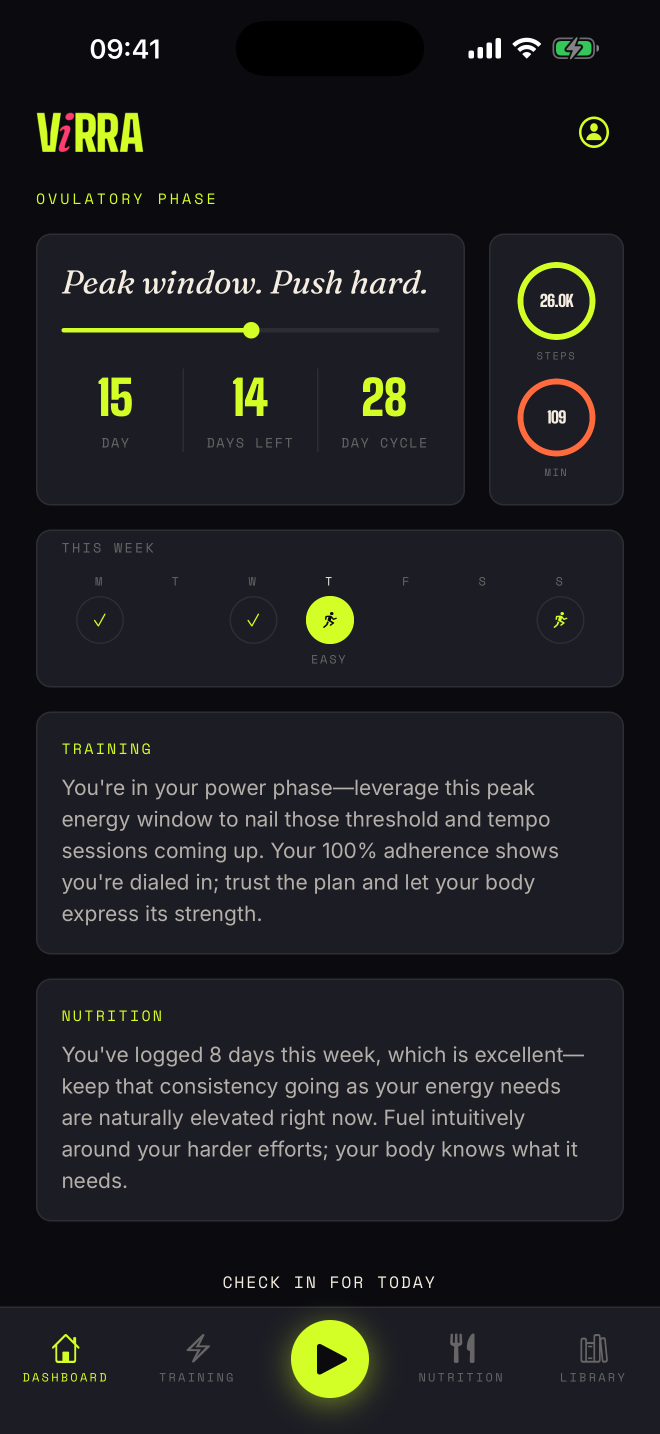
#> input picture docs/app-store/screenshots/6.9/dashboard.png, 1320 x 2868 px (shown at 1/2 size)
$ python -i frame_screenshots.py   (imports and definitions only)
#> lines starting #> are read from the running program, lines starting #| are printed output that depends on the picture
#!/usr/bin/env python3
"""
frame_screenshots.py  —  Screenshot the Simulator for App Store Connect or marketing

── App Store Connect (raw native-resolution PNG, ready to upload) ────────────
  ASC's upload UI gates strictly on pixel dimensions per slot. Capture one set
  per slot that ASC asks you to populate. The --tier flag validates the booted
  simulator matches the target tier and organises output into per-tier folders.

  6.9" tier  (iPhone 16 Pro Max, 1320×2868):
    Boot iPhone 16 Pro Max, then:
    python3 tools/frame_screenshots.py --asc --tier 6.9 --screens \\
        onboarding,dashboard,training,nutrition,cycle,insights,paywall

  6.7" tier  (iPhone 15 Pro Max or 16 Plus, 1290×2796):
    Shut down 6.9" sim, boot iPhone 15 Pro Max, then re-run with --tier 6.7

  6.5" tier  (iPhone 11 Pro Max, 1242×2688):
    Shut down previous sim, boot iPhone 11 Pro Max, then re-run with --tier 6.5

  Single screen instead of a sequence:
    python3 tools/frame_screenshots.py --capture dashboard --asc --tier 6.9

  Outputs land in docs/app-store/screenshots/{tier}/01-{name}.png so the
  tiers stay separate and the upload order to ASC is deterministic. ASC
  mode skips the frame, device chrome, and WebP — Apple wants raw PNGs.

── Marketing: capture the Simulator window as-is (chrome included) ──────────
  Navigate the Simulator to a screen, then:

    python3 tools/frame_screenshots.py --capture checklist --window --out-dir images/ --webp

  Uses macOS screencapture to grab the Simulator window including its rendered
  device chrome (Dynamic Island, buttons, bezel). No frame PNG needed.

── Marketing: composite into a downloaded frame PNG ─────────────────────────
  Download a device frame PNG with a TRANSPARENT screen cutout from mockuphone.com
  and save as  tools/frame-dark.png  /  tools/frame-light.png, then:

    python3 tools/frame_screenshots.py --capture checklist --out-dir images/ --webp

── Single-file / batch modes ─────────────────────────────────────────────────
  Single file:
    python3 tools/frame_screenshots.py raw.png --style dark --window --out images/screen-foo.png --webp

  Batch:
    python3 tools/frame_screenshots.py --batch raw/ --out-dir images/ --style dark --webp

Output naming (non-ASC modes):
    dark   →  images/screen-{name}.png
    light  →  images/screen-{name}-light.png

Variant flags:
    --dark-only / --light-only   skip the other appearance (default captures both)
    --asc                        ASC-spec PNG; forces dark-only unless --light-only or both passed
    --webp                       also write .webp + 600w variants (ignored in --asc mode)

Requirements:
    pip3 install Pillow
    Xcode command-line tools  (xcrun, used in --capture mode)
"""

import sys
import argparse
import subprocess
import tempfile
import time
from pathlib import Path
from typing import Optional

try:
    from PIL import Image
except ImportError:
    sys.exit("Pillow not found. Install with:  pip3 install Pillow")

SCRIPT_DIR = Path(__file__).parent


# ── Frame helpers ─────────────────────────────────────────────────────────────

def find_screen_bbox(frame: Image.Image):
    """
    Return (left, top, right, bottom) of the transparent screen cutout in the frame.
    Raises ValueError if no transparent region is found.
    """
    if frame.mode != 'RGBA':
        frame = frame.convert('RGBA')
    _, _, _, alpha = frame.split()
    # Transparent pixels (alpha < 30) mark the screen area
    mask = alpha.point(lambda v: 255 if v < 30 else 0)
    bbox = mask.getbbox()
    if not bbox:
        raise ValueError(
            "No transparent screen area found in frame PNG.\n"
            "Make sure you downloaded a frame with a transparent screen cutout."
        )
    return bbox


# [60 lines left out: functions composite, resolve_frame, to_webp, not called in this run]


# ── Simulator helpers ─────────────────────────────────────────────────────────

# Apple-accepted screenshot sizes for App Store Connect, portrait orientation.
# Note: Apple's published policy says 6.7"/6.9" alone is sufficient and ASC will
# auto-scale for smaller tiers, but in practice ASC's upload validator gates
# strictly on the exact dimensions for whichever slot you upload into. If the
# ASC UI shows you slots for 6.5"/5.5", you'll need to populate them with
# screenshots at those exact dimensions — capture from a matching simulator.
ASC_SPEC_SIZES = {
    (1320, 2868): '6.9"  (iPhone 16 Pro Max)',
    (1290, 2796): '6.7"  (iPhone 14/15 Pro Max, 15/16 Plus)',
    (1284, 2778): '6.7"  (iPhone 12/13 Pro Max — also accepted in 6.5" slot)',
    (1242, 2688): '6.5"  (iPhone XS Max, 11 Pro Max)',
    (1242, 2208): '5.5"  (iPhone 8 Plus — legacy)',
}

# Which tier each accepted size belongs to in the ASC upload UI.
# Used by --tier to validate the booted simulator and to organise output folders.
ASC_TIER_SIZES = {
    '6.9': {(1320, 2868)},
    '6.7': {(1290, 2796), (1284, 2778)},
    '6.5': {(1284, 2778), (1242, 2688)},   # ASC accepts either in the 6.5" slot
    '5.5': {(1242, 2208)},
}

# Suggested simulator for each tier — helps when you don't have all of them
# installed in Xcode and need to know what to download.
ASC_TIER_DEVICES = {
    '6.9': 'iPhone 16 Pro Max',
    '6.7': 'iPhone 15 Pro Max  (or iPhone 16 Plus)',
    '6.5': 'iPhone 11 Pro Max  (or iPhone XS Max)',
    '5.5': 'iPhone 8 Plus',
}


# [5 lines left out: function _run, not called in this run]


def sim_get_appearance():
    return _run(['xcrun', 'simctl', 'ui', 'booted', 'appearance'])


def sim_set_appearance(mode):
    print(f"  appearance → {mode}")
    _run(['xcrun', 'simctl', 'ui', 'booted', 'appearance', mode])


def sim_screenshot(path: Path):
    _run(['xcrun', 'simctl', 'io', 'booted', 'screenshot', str(path)])


# [43 lines left out: functions sim_booted_device_name, asc_validate, not called in this run]


_SIM_STATUS_BAR_OVERRIDES = [
    '--time', '9:41',
    '--dataNetwork', 'wifi',
    '--wifiMode', 'active',
    '--wifiBars', '3',
    '--cellularMode', 'active',
    '--cellularBars', '4',
    '--batteryState', 'charged',
    '--batteryLevel', '100',
]


# [351 lines left out: functions sim_status_bar_set, sim_status_bar_clear, _sim_window_id, _crop_to_device, capture_sim_window, _styles_to_capture and 3 more, not called in this run]


# [2 lines not run here, left out]

>>> import cv2
>>> picture = cv2.imread('../docs/app-store/screenshots/6.9/dashboard.png', cv2.IMREAD_GRAYSCALE)
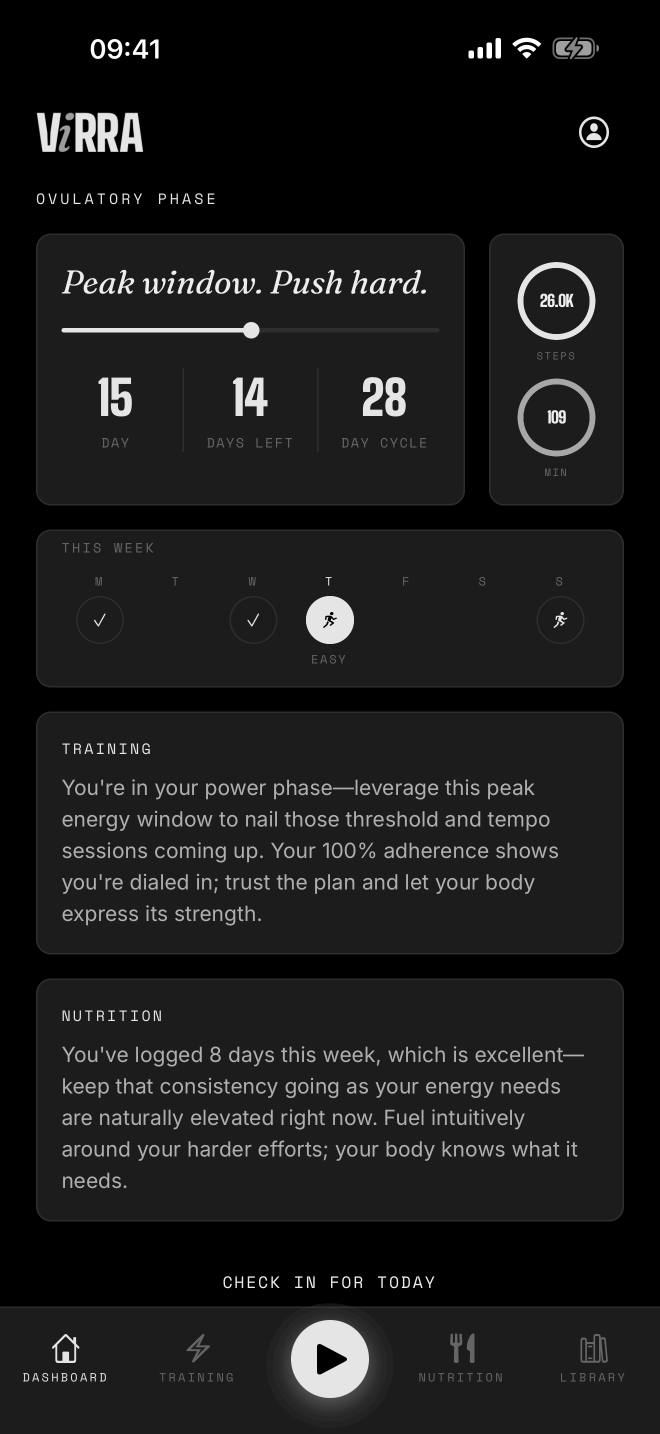
#> picture: shape (2868, 1320) (shown at 1/2 size); min 0, max 255, mean 26.1
#> (the run stopped early here; a loop or call above may not have finished)
